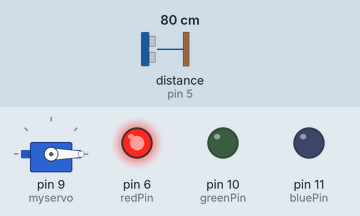
This sketch was run on a simulated Arduino Uno, built with avr-gcc and run on an emulated ATmega328P. Shown: servo, output pins drawn as LEDs (lit = HIGH). Wiring (inferred from the names in the program): ultrasonic range finder: trigger pin 3; echo pin 5. The test bench sets the inputs (shaded band); at power-on: distance to the obstacle (sensor on pin 5) 80 cm. The echo pulse lasts 58.3 µs per cm; pins used as bus, display or sensor lines are not drawn.

Above: at 0.1 s.
Timing chart, 0 to 1.6 s (numbered marks = the images above):
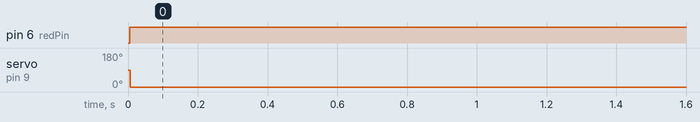

The sketch:

speed_control_project.ino
```cpp
#include<Servo.h>
Servo myservo;
const int trigPin=3;
const int echoPin=5;
long tmeduration;
int distance;
const int redPin = 6;
const int greenPin = 10;
const int bluePin = 11;


void setup() {
myservo.attach(9);
pinMode(trigPin,OUTPUT);
pinMode(echoPin,INPUT);
Serial.begin(9600);
pinMode(redPin, OUTPUT);
pinMode(greenPin, OUTPUT);
pinMode(bluePin, OUTPUT);


}

void loop() {
digitalWrite(trigPin,LOW);
delayMicroseconds(2);
digitalWrite(trigPin,HIGH);
delayMicroseconds(10);
digitalWrite(trigPin,LOW);

tmeduration=pulseIn(echoPin,HIGH);
distance=(0.034*tmeduration)/2;

if(distance <= 10){
  delay(7000);
  primaryColors(0,1,0);
  myservo.write(90);
  }else {
    myservo.write(0);
    primaryColors(1,0,0);
    }
delay(1);
}

void primaryColors(int redValue, int greenValue, int blueValue){
  digitalWrite(redPin, redValue);
  digitalWrite(greenPin, greenValue);
  digitalWrite(bluePin, blueValue);
  }
```

Measured:
- by itself, pin 6 (redPin): LOW → HIGH at 0.01 s
- by itself, servo on pin 9 (myservo): 90° → 0° at 0.01 s
